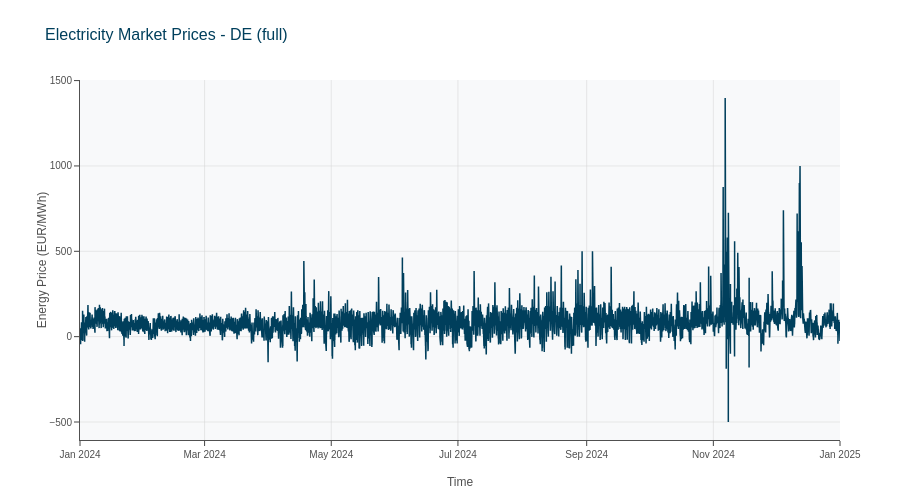

The code cell stored with this chart in its notebook:
### Markdown cell above
### 2.2 Germany (DE) - Detailed Analysis

### Code cell
# Germany price time series (full year)
fig = plot_price_time_series_mckinsey(
    tables, 
    country='DE', 
    time_range='full',
    markets=['day_ahead']  # Only day-ahead for clarity
)
fig.update_layout(height=500)
fig.show()

### Figure 1 — Plotly figure (JSON) as saved in the notebook; plotly's stock layout.template omitted (floating-point values rounded to 4 significant figures; data arrays with more than 128 entries replaced by an {"elided": "..."} marker saying what was removed)
{"data": [{"hovertemplate": "%{y:.2f} EUR/MWh<extra></extra>", "line": {"color": "#003f5c", "width": 1.5}, "mode": "lines", "name": "Day-Ahead", "type": "scatter", "x": {"elided": "35136 str values"}, "y": {"elided": "35136 float values"}}], "layout": {"height": 500, "hovermode": "x unified", "legend": {"orientation": "h", "x": 1, "xanchor": "right", "y": 1.02, "yanchor": "bottom"}, "title": {"text": "Electricity Market Prices - DE (full)"}, "xaxis": {"title": {"text": "Time"}}, "yaxis": {"title": {"text": "Energy Price (EUR/MWh)"}}, "yaxis2": {"overlaying": "y", "showgrid": false, "side": "right", "title": {"text": "Capacity Price (EUR/MW)"}}}}
